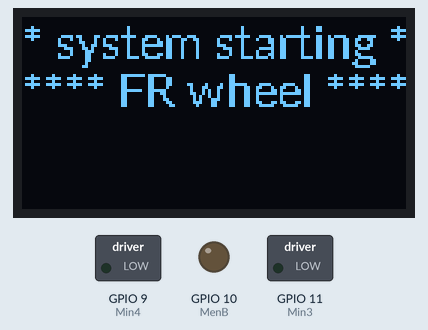
The program below on a simulated Raspberry Pi (BCM pin numbers). Parts: 128×64 one-colour display, switched loads named in the program (green lamp = pin HIGH), output pins drawn as LEDs (lit = HIGH). What the program prints to the terminal is not drawn. At 25.4 s the program stops and its outputs stay as they are.

Above: at 0.5 s.
At 2.74 s:
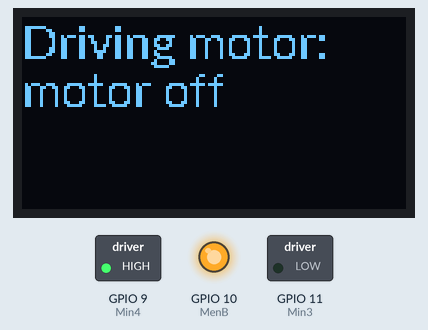
At 7.2 s:
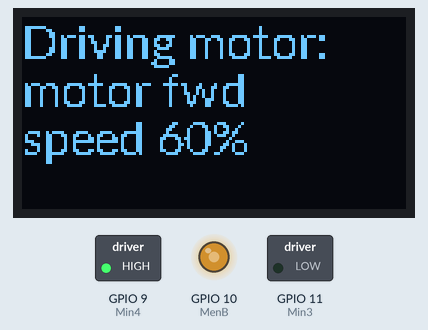
At 11.7 s:
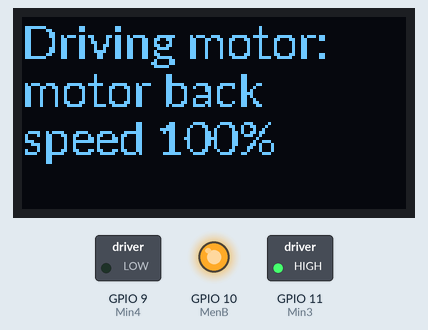
At 15.9 s:
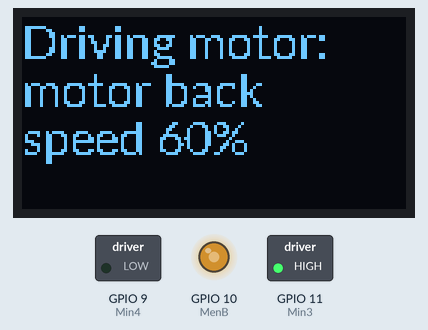
At 20.4 s:
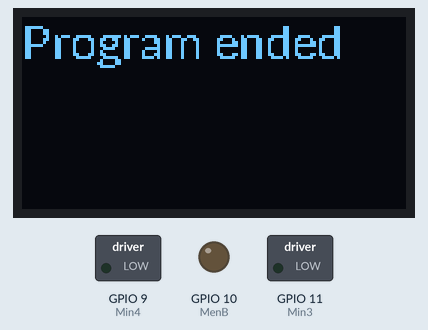
Timing chart, 0 to 21.9 s (numbered marks = the images above):
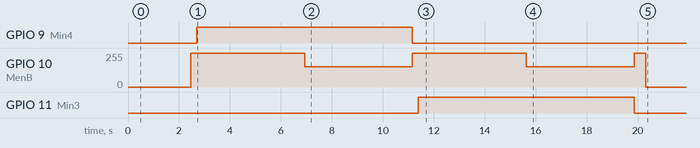

Measured:
- by itself, GPIO 9 (Min4): LOW → HIGH at 2.7 s, → LOW 8.5 s later
- by itself, GPIO 11 (Min3): LOW → HIGH at 11.4 s, → LOW 8.5 s later
- by itself, GPIO 10 (MenB): 0/255 → 255/255 at 2.5 s, → 153/255 4.5 s later, → 255/255 4.2 s later, → 153/255 4.5 s later, … (6 changes in this stretch)
- what the display in image 0 shows lasts 2.1 s, from 0.5 s to 2.6 s
- what the display in image 2 shows lasts 4.1 s, from 7.2 s to 11.3 s

The program:

F-RIGHT-L298N_motor_OLED_PWM-test.py
```python
#!/usr/bin/python
# 3WD Front right motor testing
# F-RIGHT motor uses the middle L298N controller - pins: enB, IN3, IN4
# omniwheels PCB version of L298N single motor test F-RIGHT-L298N_motor_OLED_PWM-test.py
# using a L298N to control the motor with PWM

# command to run:  python3 /home/pi3wdrobot/motor_tests_3WD_versions/F-RIGHT-L298N_motor_OLED_PWM-test.py

####################################################################
###   function to clear the OLED screen AND the previous image   ###
####################################################################
def clearOLED(w, h):
    draw.rectangle((0,0,w,h), outline=0, fill=0)
    disp.clear()
    disp.display()
    return()

########################################################
###   function to display text on the OLED screen    ###
########################################################
def OLED_4lines(lin1, lin2, lin3, lin4, screentop, displayfont, dispimage):
    # lin1 to lin4 are text strings where the font is usually Lato-Regular.ttf size 15 or 16

    # Write four lines of text onto the image: need to adjust the 'spacing' for the font size
    # if font size is 15 or 16 the maximum #lines is 4 for the 128 x 64 display
    draw.text((x, top),    lin1,  font=displayfont, fill=255)
    draw.text((x, top+16), lin2,  font=displayfont, fill=255)
    draw.text((x, top+32), lin3,  font=displayfont, fill=255)
    draw.text((x, top+48), lin4,  font=displayfont, fill=255)

    # Display the image.
    disp.image(dispimage)  # set the buffer to the values of the Python Imaging Library (PIL) image
                           # the image should be in 1 bit mode and a size equal to the display size.
    disp.display()         # write the display buffer to the physical display

    return()


#+-+-+-+-+-+-+-+-+-+-+-+-+-+-+-+-+-+-+-+-+-+-+-+-+-+-+-+-+-+-+-+-+-+-+-+-+-+-+-+-+-+-+-+
#
# Raspberry Pi L298N more developed PWM motor functions but based upon the article at
#  https://www.instructables.com/id/Control-DC-and-stepper-motors-with-L298N-Dual-Moto/
#  which describes the L298N motor controller use with an Arduino Uno
#
#  N.B. depending upon how the motors are connected the motor direction
#    signals to the in1, in2, in3 nd in4 pins may need to be reversed
#
#+-+-+-+-+-+-+-+-+-+-+-+-+-+-+-+-+-+-+-+-+-+-+-+-+-+-+-+-+-+-+-+-+-+-+-+-+-+-+-+-+-+-+-+

########################################################################################
def Mb_motor_pwm(Min3, Min4, dutycycle):  # allows the middle (M) L298N 'b' motor e.g. for omni wheels to be controlled
    # assumes pwm_MenB has been set up in the main code
    dutycycle = int(dutycycle) # force as an integer just in case
    Min3 = int(Min3)           # force as an integer just in case
    Min4 = int(Min4)           # force as an integer just in case
    # individual motor control with a +'ve or -'ve dutycycle to set the motor forwards or backwards
    if dutycycle == 0:   # stop the motor using the 'hard' brake method
        # motor braking
        # set en with 100% PWM dutycycle
        pwm_MenB.start(100)
        # set Min3 off and Min4 off i.e. LOW- LOW for no motion
        GPIO.output(Min3, 0)
        GPIO.output(Min4, 0)
    elif dutycycle > 0:  # move forwards
        # set en with the PWM dutycycle
        pwm_MenB.start(dutycycle)
        # set Min3 off and Min4 on i.e. LOW - HIGH for forward motion
        GPIO.output(Min3, 0)
        GPIO.output(Min4, 1)
    elif dutycycle < 0:  # move backwards
        # set en with the PWM dutycycle
        pwm_MenB.start(abs(dutycycle))
        # set Min3 on and Min4 off i.e. HIGH - LOW for backward motion
        GPIO.output(Min3, 1)
        GPIO.output(Min4, 0)


#+-+-+-+-+-+-+-+-+-+-+-+-+-+-+-+-+-+-+-+-+-+-+-+-+-+-+-+-+-+-+-+-+-+-+-+-+-+-+-+-+-+-+-+
#
# main code
#
#+-+-+-+-+-+-+-+-+-+-+-+-+-+-+-+-+-+-+-+-+-+-+-+-+-+-+-+-+-+-+-+-+-+-+-+-+-+-+-+-+-+-+-+

import RPi.GPIO as GPIO # Import the GPIO Library
import time # Import the Time library

###################################
# 128x64 display with hardware I2C:
###################################
# this is the set of software functions for the display hardware that has to have been previously 'installed'
import Adafruit_SSD1306
# import the standard Python Image Library (PIL) modules to draw images
from PIL import Image
from PIL import ImageDraw
from PIL import ImageFont

RST = None     # on the Pi OLED this pin is not used
disp = Adafruit_SSD1306.SSD1306_128_64(rst=RST)   # default OLED display i2c_address=0x3C

# Note you can change the I2C address by passing an i2c_address parameter like:
#   disp = Adafruit_SSD1306.SSD1306_128_64(rst=RST, i2c_address=0x3C)

# Alternatively you can specify an explicit I2C bus number, for example
# with the 128x32 display you would use:
# disp = Adafruit_SSD1306.SSD1306_128_32(rst=RST, i2c_bus=2)
# Initialize library.
disp.begin()

# Clear display.
disp.clear()
disp.display()

# Create blank image for drawing.
# Make sure to create image with mode '1' for 1-bit color.
width = disp.width
height = disp.height
image = Image.new('1', (width, height))

# Use a drawing object to draw on image.
draw = ImageDraw.Draw(image)

# Draw a black filled box to clear the image.
draw.rectangle((0,0,width,height), outline=0, fill=0)

# First define some constants to allow easy resizing of what is put to the display.
padding = -2
top = padding
bottom = height-padding
# Move left to right keeping track of the current x position for drawing shapes.
x = 0

# Load default font - need to use the full path to any designated font other than the default
# note the default font is quite small (size 8)
# font = ImageFont.load_default()

# should be able to use any of the fonts that are usually installed at /usr/share/fonts/
# example using /usr/share/fonts/truetype/lato/Lato-Regular.ttf
font = ImageFont.truetype('/usr/share/fonts/truetype/lato/Lato-Regular.ttf', 16)  # using font size 16

#------------------------------------------------------------------------------------------
# create and show start-up text
clearOLED(width, height)
line1 = "* system starting *"
line2 = "**** FR wheel ****"
line3 = " "
line4 = " "
print ("displaying the system starting text")
clearOLED(width, height)
OLED_4lines(line1, line2, line3, line4, top, font, image)
time.sleep(2)   # short pause so that this display stays on a while

# Set the GPIO modes
GPIO.setmode(GPIO.BCM)
GPIO.setwarnings(False)

# L298N setup code
# BR motor uses the middle L298N controller - pins: enB, IN3, IN4
# the middle L298N uses the 'more inboard' 6P connector on the PCB
MenB = 10   # this will be a software set PWM pin
Min3 = 11
Min4 = 9

# Set the GPIO Pin mode
GPIO.setup(MenB, GPIO.OUT)
GPIO.setup(Min3, GPIO.OUT)
GPIO.setup(Min4, GPIO.OUT)

# set the various PWM parameters
# How many times to turn the GPIO pin on and off each second
Frequency = 20      # usually 20
# How long the GPIO pin stays on each cycle, as a percent
# Setting the duty cycle to 0 means the motors will not turn
DutyCycle = 50     # usually 30 for a quite slow turn rate
Stop = 0

pwm_MenB = GPIO.PWM(MenB, Frequency)  # set the enA pin as a software set PWM pin
# Start the software PWM pins with a duty cycle of 0 (i.e. motors not moving)
pwm_MenB.start(0)

# Turn motor off - hard brake
Mb_motor_pwm(Min3, Min4, 0)
line1 = "Driving motor:"
line2 = "motor off"
line3 = " "
line4 = " "
print ("displaying motor stopped")
clearOLED(width, height)
OLED_4lines(line1, line2, line3, line4, top, font, image)

# run tests
try:

    # motor forward 100%
    Mb_motor_pwm(Min3, Min4, 100)
    line1 = "Driving motor:"
    line2 = "motor fwd"
    line3 = "speed 100%"
    line4 = " "
    print ("displaying motor going forward")
    clearOLED(width, height)
    OLED_4lines(line1, line2, line3, line4, top, font, image)
    time.sleep(4)

    # motor forward 60%
    Mb_motor_pwm(Min3, Min4, 60)
    line1 = "Driving motor:"
    line2 = "motor fwd"
    line3 = "speed 60%"
    line4 = " "
    print ("displaying motor going forward")
    clearOLED(width, height)
    OLED_4lines(line1, line2, line3, line4, top, font, image)
    time.sleep(4)

    # Turn motor off - hard brake
    Mb_motor_pwm(Min3, Min4, 0)
    line1 = "Driving motor:"
    line2 = "motor off"
    line3 = " "
    line4 = " "
    print ("displaying motor stopped")
    clearOLED(width, height)
    OLED_4lines(line1, line2, line3, line4, top, font, image)

    # motors backward 100%
    Mb_motor_pwm(Min3, Min4, -100)
    line1 = "Driving motor:"
    line2 = "motor back"
    line3 = "speed 100% "
    line4 = " "
    print ("displaying motor going back")
    clearOLED(width, height)
    OLED_4lines(line1, line2, line3, line4, top, font, image)
    time.sleep(4)

    # motors backward 60%
    Mb_motor_pwm(Min3, Min4, -60)
    line1 = "Driving motor:"
    line2 = "motor back"
    line3 = "speed 60% "
    line4 = " "
    print ("displaying motor going back")
    clearOLED(width, height)
    OLED_4lines(line1, line2, line3, line4, top, font, image)
    time.sleep(4)

    # Turn motor off - hard brake
    Mb_motor_pwm(Min3, Min4, 0)
    line1 = "Driving motor:"
    line2 = "motor off"
    line3 = " "
    line4 = " "
    print ("displaying motor stopped")
    clearOLED(width, height)
    OLED_4lines(line1, line2, line3, line4, top, font, image)

    line1 = "Program ended"
    line2 = " "
    line3 = " "
    line4 = " "
    print ("program ended")
    clearOLED(width, height)
    OLED_4lines(line1, line2, line3, line4, top, font, image)
    GPIO.cleanup()

    time.sleep(5)
    clearOLED(width, height)

except KeyboardInterrupt:
    # Turn motor off - hard brake
    Mb_motor_pwm(Min3, Min4, 0)
    clearOLED(width, height)
```
